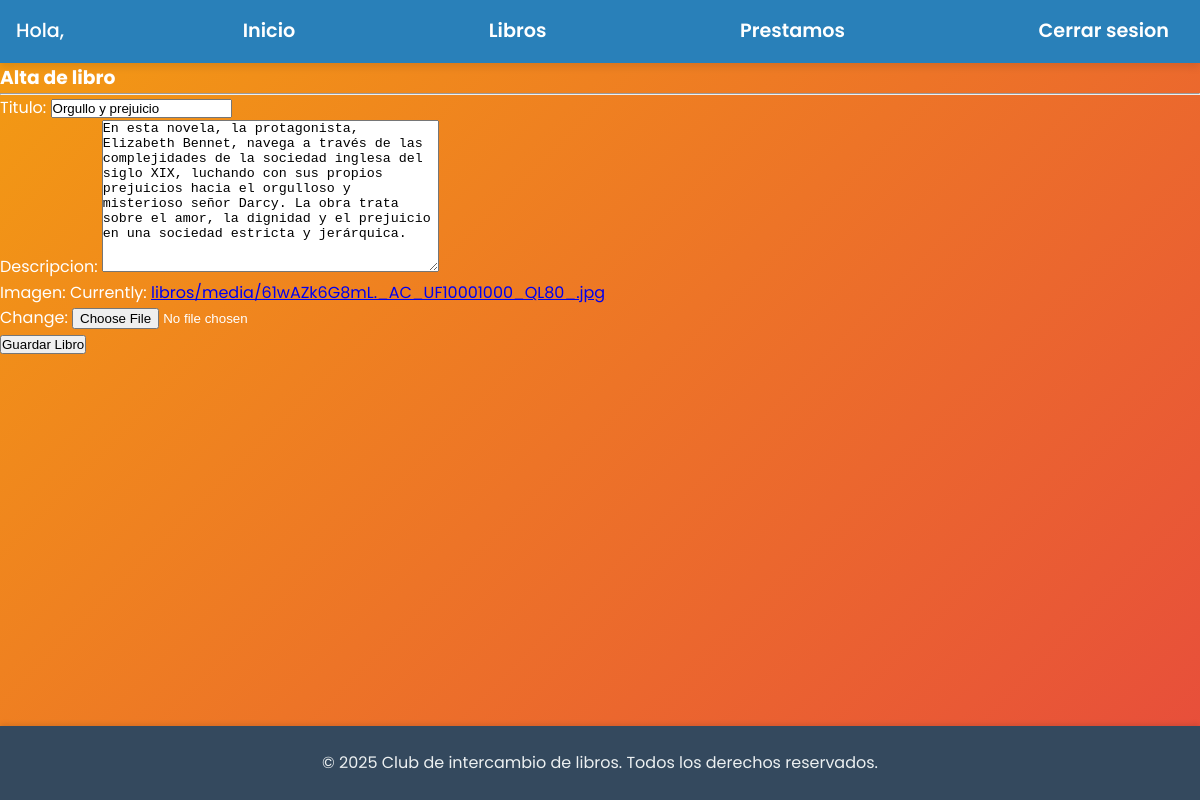
/libros/editar/13, run on the app's committed database.
### libros/models.py (models this page shows, shortened)
class Libro(models.Model):
    libro_id = models.AutoField(primary_key=True)
    titulo = models.CharField(max_length=200)
    imagen = models.ImageField(upload_to='libros/media')
    descripcion = models.TextField()
    usuario = models.ForeignKey(Usuario, on_delete=models.CASCADE)

### libros/views.py (the view)
# urls.py: path("editar/<int:libro_id>", views.editar, name="editar"),
def editar(request,libro_id):
    libro = Libro.objects.get(libro_id=libro_id)
    if request.method == 'POST':
        form = LibroForm(request.POST, request.FILES, instance=libro)
        if form.is_valid():
            form.save()
            return redirect('libros:index')  # Redirige a la lista de libros, por ejemplo.
    else:
        form = LibroForm(instance=libro)
    return render(request, 'alta_libro.html', {'form': form})

### libros/forms.py
class LibroForm(forms.ModelForm):
    class Meta:
        model = Libro
        fields = ['titulo', 'descripcion', 'imagen']

### libros/templates/alta_libro.html (shortened to what this page needs)
{% extends 'base.html' %}
{% block content %}
<h3>Alta de libro</h3>
<hr>
<form method="post" enctype="multipart/form-data">
    {{ form.as_p }}
    <button type="submit">Guardar Libro</button>
</form>
{% endblock %}

### libros/static/css/style.css (style rules this page uses)
* { margin: 0; padding: 0; box-sizing: border-box; }
body { font-family: 'Poppins', sans-serif; background-color: #f1f2f6; color: #333; line-height: 1.6; min-height: 100vh; display: flex; flex-direction: column; background-image: linear-gradient(135deg, #f39c12, #e74c3c); color: white; }

### data on the page
Libro: titulo "Orgullo y prejuicio", descripcion "En esta novela, la protagonista, Elizabeth Bennet, navega a través de las complejidades de la sociedad inglesa del siglo XIX, luchando con sus propios prejuicios hacia el orgulloso y misterioso señor Darcy. La obra trata sobre el amor, la dignidad y el prejuicio en una sociedad estricta y jerárquica."
